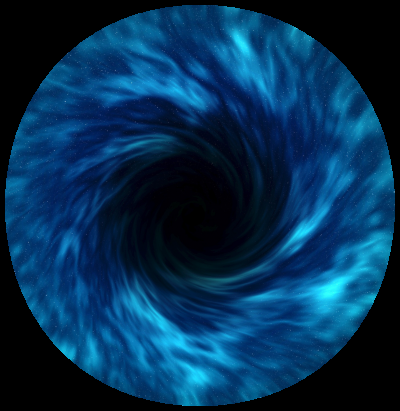
#> input picture cvdata/bh.png, 400 x 411 px
$ jupyter execute '4. Drawing Functions.ipynb'
#> lines starting #> are read from the running program, lines starting #| are printed output that depends on the picture; after the words box and inside, x2 and y2 are one past the last pixel; in counts of white or black regions, pixels touching at a corner belong together
### Drawing Functions on the images

[cell 1]
import cv2
import numpy as np
import matplotlib.pyplot as plt

[cell 2]
image  = cv2.imread('cvdata/bh.png')
#> image is the input picture: shape (411, 400, 3); mean B, G, R 82.5, 47.7, 4.1
w,h = image.shape[:2]
#> w = 411; h = 400
print("the width is {} and height is {}".format(w,h))
#| the width is 411 and height is 400
#Drawing Line

img_line = cv2.line(image, (10,10) , (300,275), (255,33,263), 2)

cv2.imshow('img_line', img_line)
cv2.waitKey(0)

#Drawing Arrowed Line
img_arrline = cv2.arrowedLine(image, (10,10) , (300,275), (255,33,263), 2)
cv2.imshow('img_arrline', img_arrline)
cv2.waitKey(0)

#Drawing an Ellipse
img_ellipse = cv2.ellipse(image, (205,200) , (100,50),0,0,245,(0,0,255), 2)
cv2.imshow('img_ellipse', img_ellipse)
cv2.waitKey(0)

#Drawing a circle
img_circle = cv2.circle(image, (345,200), 40, (219,261,261), 3)
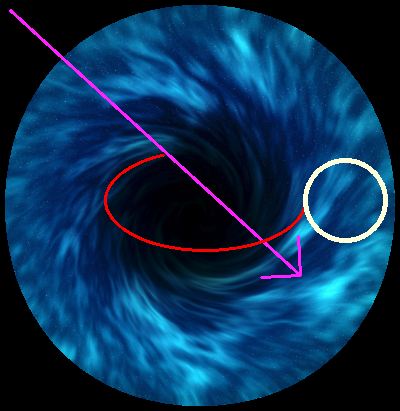
#> img_circle: shape (411, 400, 3); mean B, G, R 84.7, 49, 9.7
cv2.imshow('img_circle', img_circle)
cv2.waitKey(0)

#Drawing a Rectangle
img_rectangle = cv2.rectangle(image, (50,50),(180,180),(150,250,150),3)
cv2.imshow('img_rectangle', img_rectangle)
cv2.waitKey(0)

#Putting text on the image
img_text = cv2.putText(image, "My name is Krishna", (50,350), cv2.FONT_HERSHEY_COMPLEX , 1, (120,220,120), 1, cv2.LINE_AA)
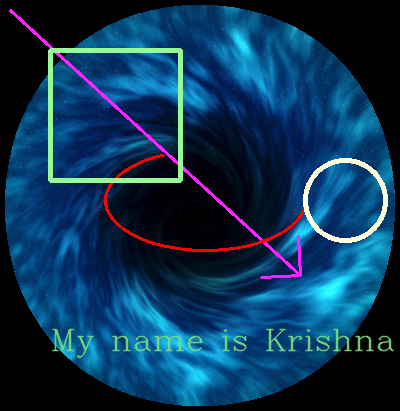
#> img_text: shape (411, 400, 3); mean B, G, R 85.6, 53.4, 12.8
cv2.imshow('img_text', img_text)
cv2.waitKey(0)

#Drawing a triangle with centroid

#For this we will use another image becuase the previous one looks messy and doesnt make sense while applying all operation on
#it only. So, lets take another image and perform the functions.

img = cv2.imread('cvdata/mask_inpt.png')
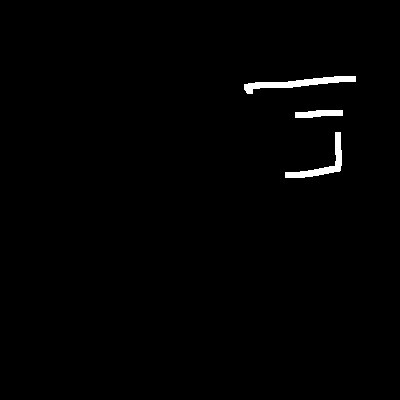
#> input picture cvdata/mask_inpt.png, 400 x 400 px
#> img is the input picture: shape (400, 400, 3); 1% white; 3 white regions, box (x1, y1, x2, y2) and area: (244, 76, 356, 94) 740, (285, 132, 342, 178) 579, (295, 110, 343, 118) 298

    #Firstly we will draw the triangle with help of three coordinates
A = (50,250)
B = (100,70)
C = (200,200)

color = (255,0,0)

    #Now calculating the circle center with given A,B and C values
x = int((A[0] + B[0] +C[0])/3)
y = int((A[1] + B[1] +C[1])/3)

print("Coordinates of the circle center are {} and {}".format(x,y))

    #Now drawing the traingle with help of lines and the circle as centroid with the calculated x and y values
cv2.line(img,A,B,color,2)
cv2.line(img,B,C,color,2)
cv2.line(img,C,A,color,2)
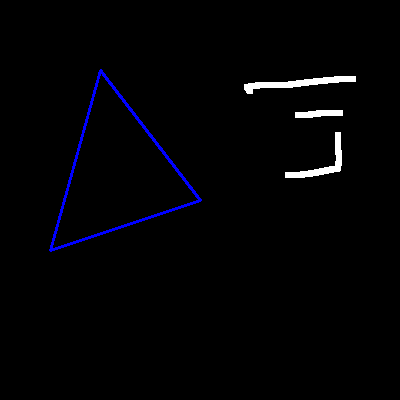
#> img: shape (400, 400, 3); mean B, G, R 5, 2.6, 2.6

cv2.circle(img,(x,y),4,color,0)
#> img: shape (400, 400, 3); 0.01% of pixels changed, all inside (x1, y1, x2, y2) = (112, 169, 121, 178)


cv2.imshow('tri_centroid', img)
cv2.waitKey(0)
cv2.destroyAllWindows()
